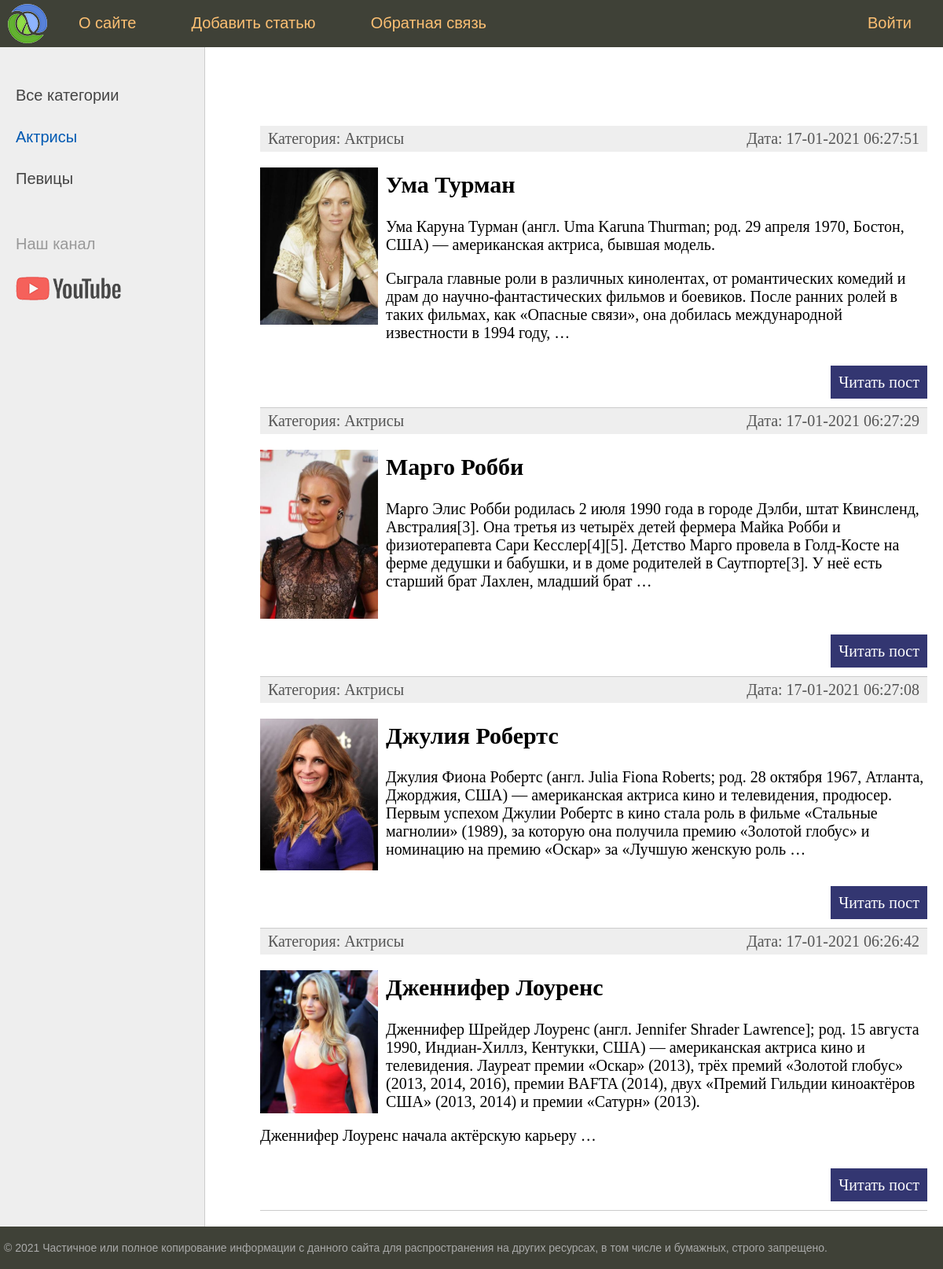
Screenshot of /category/aktrisy/ with the database file from the repository.
### women/models.py (models this page shows, shortened)
class Category(models.Model):
    name = models.CharField(max_length=100, db_index=True,
                            verbose_name="Категория")
    slug = models.SlugField(max_length=255, unique=True, db_index=True,
                            verbose_name="URL")
    def __str__(self):
        return self.name
    def get_absolute_url(self):
        return reverse('category', kwargs={'cat_slug': self.slug})
    class Meta:
        verbose_name = 'Категория'
        verbose_name_plural = 'Категории'
        ordering = ['name']

class Women(models.Model):
    title = models.CharField(max_length=255, verbose_name="Заголовок")
    slug = models.SlugField(max_length=255, unique=True, db_index=True,
                            verbose_name="URL")
    content = models.TextField(blank=True, verbose_name="Текст статьи")
    photo = models.ImageField(upload_to="photos/%Y/%m/%d/", verbose_name="Фото")
    time_create = models.DateTimeField(auto_now_add=True,
                                       verbose_name="Время создания")
    time_update = models.DateTimeField(auto_now=True,
                                       verbose_name="Время изменения")
    is_published = models.BooleanField(default=True, verbose_name="Публикация")
    cat = models.ForeignKey('Category', on_delete=models.PROTECT,
                            verbose_name="Категории")
    def get_absolute_url(self):
        return reverse('post', kwargs={'post_slug': self.slug})
    class Meta:
        verbose_name = 'Известные женщины'
        verbose_name_plural = 'Известные женщины'
        ordering = ['-time_create', 'title']

### women/views.py (the view)
# urls.py: path('category/<slug:cat_slug>/', w.WomenCategory.as_view(),
class WomenCategory(ListView):
    model = Women
    template_name = 'women/index.html'
    context_object_name = 'posts'
    allow_empty = False
    def get_queryset(self):
        return Women.objects.filter(cat__slug=self.kwargs['cat_slug'],
                                    is_published=True)
    def get_context_data(self, *, object_list=None, **kwargs):
        context = super().get_context_data(**kwargs)
        context['title'] = 'Категория - ' + str(context['posts'][0].cat)
        context['menu'] = menu
        context['cat_selected'] = context['posts'][0].cat_id
        return context

### women/templatetags/women_tags.py (called while the page is built)
@register.inclusion_tag('women/list_categories.html')
def show_categories(sort=None, cat_selected=0):
    if not sort:
        cats = Category.objects.all()
    else:
        cats = Category.objects.order_by(sort)
    return {"cats": cats, "cat_selected": cat_selected}

### women/templates/women/index.html (shortened to what this page needs)
{% extends 'women/base.html' %}
{% block content %}
<ul class="list-articles">
  {% for p in posts %}
			<li><div class="article-panel">
	<p class="first">Категория: {{p.cat}}</p>
	<p class="last">Дата: {{p.time_update|date:"d-m-Y H:i:s"}}</p>
</div>
{% if p.photo %}
	<p><img class="img-article-left thumb" src="{{p.photo.url}}"></p>
{% endif %}
				<h2>{{p.title}}</h2>
	{% autoescape on %}
	{{p.content|linebreaks|truncatewords:50}}
	{% endautoescape %}
			<p class="link-read-post"><a href="{{ p.get_absolute_url }}">Читать пост</a></p>
			</li>
	{% endfor %}
</ul>
{% endblock %}

### women/templates/women/list_categories.html
{% for c in cats %}
	{% if c.pk == cat_selected %}
		<li class="selected">{{c.name}}</li>
	{% else %}
		<li><a href="{{ c.get_absolute_url }}">{{c.name}}</a></li>
	{% endif %}
{% endfor %}

### women/static/women/css/styles.css (style rules this page uses)
html, body { font-family: 'Arial'; margin: 0; padding: 0; height: 100%; width: 100%; color: #444; }
a { color: #0059b2; text-decoration: none; }
img { max-width: 600px; height: auto; }
img.img-article-left { max-width: 300px; height: auto; float: left; padding: 0 10px 10px 0; }
img.img-article-left.thumb { max-width: 150px; height: auto; }
p.link-read-post { text-align: right; }
p.link-read-post a { padding: 10px; min-width: 100px; background: #333671; color: #fff; text-decoration: none; }
div.article-panel { background: #eee; padding: 5px 10px 5px 10px; box-sizing border-box; overflow: hidden; color: #555; }
div.article-panel p.first { margin: 0; float: left; }
div.article-panel p.last { margin: 0; float: right; }
ul.list-articles { list-style: none; margin: 0; padding: 0; }
ul.list-articles li { border-bottom: 1px solid #ccc; }
.left-chapters ul li { margin: 30px 0 0 0; color: #999; }
.left-chapters ul li.selected { color: #0059b2; }
.left-chapters ul li a { color: #444; text-decoration: none; }

### rows the page displays
Category: name "Актрисы"
Category: name "Певицы"
Women: cat "Актрисы", time_update "17-01-2021 06:27:51", photo (picture), title "Ума Турман", content "Ума Каруна Турман (англ. Uma Karuna Thurman; род. 29 апреля 1970, Бостон, США) — американская актриса, бывшая модель. Сыграла главные роли в различных кинолентах, от романтических комедий и драм до научно-фантастических фильмов и боевиков. После ранних ролей в таких фильмах, как «Опасные связи», она добилась международной известности в 1994 году, …"
Women: cat "Актрисы", time_update "17-01-2021 06:27:29", photo (picture), title "Марго Робби", content "Марго Элис Робби родилась 2 июля 1990 года в городе Дэлби, штат Квинсленд, Австралия[3]. Она третья из четырёх детей фермера Майка Робби и физиотерапевта Сари Кесслер[4][5]. Детство Марго провела в Голд-Косте на ферме дедушки и бабушки, и в доме родителей в Саутпорте[3]. У неё есть старший брат Лахлен, младший брат …"
Women: cat "Актрисы", time_update "17-01-2021 06:27:08", photo (picture), title "Джулия Робертс", content "Джулия Фиона Робертс (англ. Julia Fiona Roberts; род. 28 октября 1967, Атланта, Джорджия, США) — американская актриса кино и телевидения, продюсер. Первым успехом Джулии Робертс в кино стала роль в фильме «Стальные магнолии» (1989), за которую она получила премию «Золотой глобус» и номинацию на премию «Оскар» за «Лучшую женскую роль …"
Women: cat "Актрисы", time_update "17-01-2021 06:26:42", photo (picture), title "Дженнифер Лоуренс", content "Дженнифер Шрейдер Лоуренс (англ. Jennifer Shrader Lawrence]; род. 15 августа 1990, Индиан-Хиллз, Кентукки, США) — американская актриса кино и телевидения. Лауреат премии «Оскар» (2013), трёх премий «Золотой глобус» (2013, 2014, 2016), премии BAFTA (2014), двух «Премий Гильдии киноактёров США» (2013, 2014) и премии «Сатурн» (2013). Дженнифер Лоуренс начала актёрскую карьеру …"

### other values shown
{{ m.title }} "О сайте" "Добавить статью" "Обратная связь"
{{ m.title }} "Войти"
